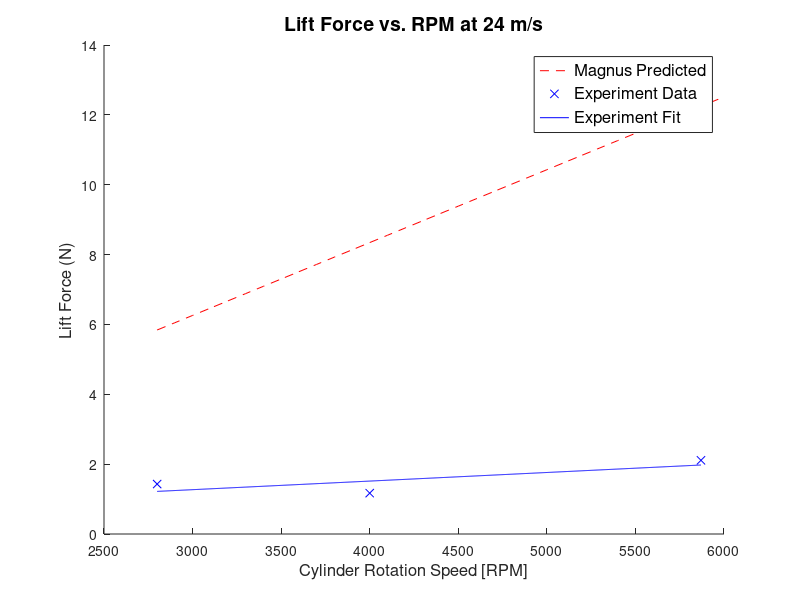
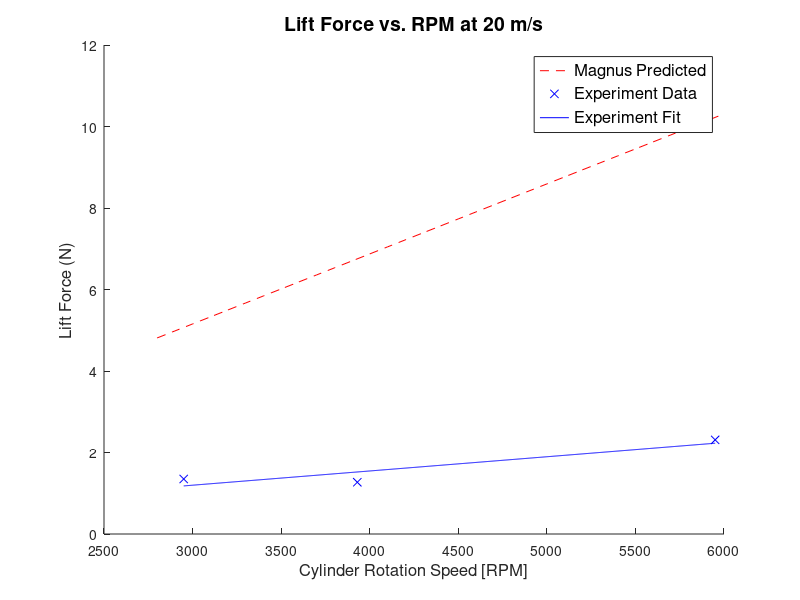
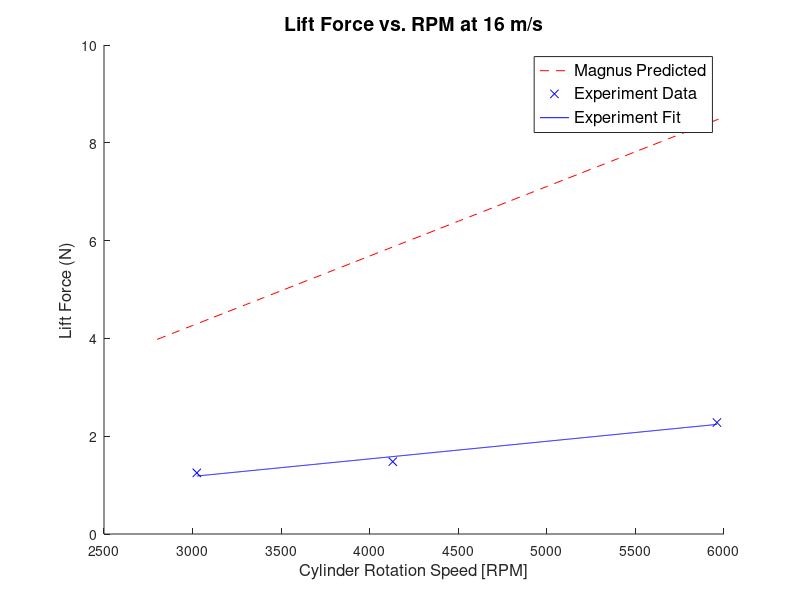
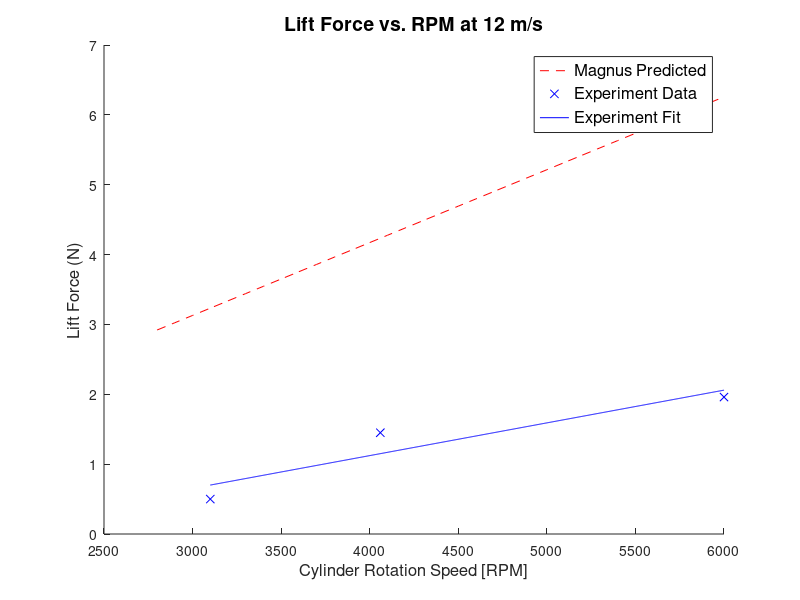

MATLAB code to generate these figures, in order: (Note: this script raises an error after producing the figures.)
clear all;
close all;

% Magnus Effect Overview
% Variables:
% FL: lift force - measured by force balance
% rho: air density - calculated from the day's atmospheric pressure
% v: air speed - calculated using pitot tube
% G: vortex strength - found using G = 2*pi*r^2*omega
%                                   r: cylinder radius
%                                   omega: RPM in rad/s
% L: characteristic length of the cylinder = diameter = 2*r
% FL = rho*v*G*L = rho*v*4*pi^2*r^2*omega*L = rho*v*4*pi^2*r^2*omega*L
% 
% Topics to analyze:
% 1. Effect of changing RPM on lift force at constant wind speed
%       - expect linear relationship
% 2. Effect of changing wind speed on lift force at constant RPM
%       - expect linear relationship
% 3. Effect of changing radius on lift force
%       - expect cubic relationship
% 4. Effect of linearly increasing wind speed on lift force
%       - expect linear relationship

%%%%%%%%%%%%%%%%%%%%%%%%%%%%%%%%%%%%%%%%%%%%%%%%%%%%%%%%%%
% Authors: Feng, Zhangxi; Popecki, Simon; Skinner, James %
% Course: ME646                                          %
% Project: Cylindrical Airfoil Magnus Effect             %
% Date: May 1, 2017                                      %
%%%%%%%%%%%%%%%%%%%%%%%%%%%%%%%%%%%%%%%%%%%%%%%%%%%%%%%%%%

%% Overall experiment variables
% See attached excel sheet for the experiment data
% windspeeds from pitot tube readings:
speed4 = 24.01946618; % [m/s]
speed3 = 19.78614266;
speed2 = 16.36650742;
speed1 = 12.00973309;
airrho = 1.2093;
% [kg/m^3] from ideal gas law and the barometric pressure of the day

%% 1. Effect of RPM on lift force at constant wind speed for each airfoil

%% stella - r = 57.91/2000; % radius in [m]
rStella = 57.91/2000;
LStella = 0.130175; % length of stella in meters
forceStella = [0.5,1.45,1.96;...
            1.25,1.48,2.28;...
            1.35,1.27,2.31;...
            1.43,1.17,2.11];
RPMStella = [3100,4060,6000;...
            3024,4130,5960;...
            2950,3930,5950;...
            2800,4000,5870]; % convert from [rpm] to [rps]
% expected relationship
RPMMagnusStella = (2800:100:6000); % [rpm]

% FL = 4*pi^2*r^2*rho*v*omega*L
FLStella4 = 4*pi^2*rStella^2*airrho*speed4.*RPMMagnusStella/60*LStella;
FLStella3 = 4*pi^2*rStella^2*airrho*speed3.*RPMMagnusStella/60*LStella;
FLStella2 = 4*pi^2*rStella^2*airrho*speed2.*RPMMagnusStella/60*LStella;
FLStella1 = 4*pi^2*rStella^2*airrho*speed1.*RPMMagnusStella/60*LStella;

% polyfitting data to line
% speed4
stellaFit4 = polyfit(RPMStella(4,:),forceStella(4,:),1);
stellaFit4x = 2800:(5870-2800)/1000:5870;
stellaFit4y = stellaFit4x*stellaFit4(1) + stellaFit4(2);
% speed3
stellaFit3 = polyfit(RPMStella(3,:),forceStella(3,:),1);
stellaFit3x = 2950:(5950-2950)/1000:5950;
stellaFit3y = stellaFit3x*stellaFit3(1) + stellaFit3(2);
% speed2
stellaFit2 = polyfit(RPMStella(2,:),forceStella(2,:),1);
stellaFit2x = 3024:(5960-3024)/1000:5960;
stellaFit2y = stellaFit2x*stellaFit2(1) + stellaFit2(2);
% speed1
stellaFit1 = polyfit(RPMStella(1,:),forceStella(1,:),1);
stellaFit1x = 3100:(6000-3100)/1000:6000;
stellaFit1y = stellaFit1x*stellaFit1(1) + stellaFit1(2);

% speed4 plots
figure;
hold on;
plot(RPMMagnusStella,FLStella4,'r--');
plot(RPMStella(4,:),forceStella(4,:),'bx',stellaFit4x,stellaFit4y,'b');
xlabel('Cylinder Rotation Speed [RPM]','FontSize',12);
ylabel('Lift Force (N)','FontSize',12);
title('Lift Force vs. RPM at 24 m/s','FontSize',14);
l = legend('Magnus Predicted','Experiment Data','Experiment Fit','Location','best');
set(l,'FontSize',12);

% speed3 plots
figure;
hold on;
plot(RPMMagnusStella,FLStella3,'r--');
plot(RPMStella(3,:),forceStella(3,:),'bx',stellaFit3x,stellaFit3y,'b');
xlabel('Cylinder Rotation Speed [RPM]','FontSize',12);
ylabel('Lift Force (N)','FontSize',12);
title('Lift Force vs. RPM at 20 m/s','FontSize',14);
l = legend('Magnus Predicted','Experiment Data','Experiment Fit','Location','best');
set(l,'FontSize',12);

% speed2 plots
figure;
hold on;
plot(RPMMagnusStella,FLStella2,'r--');
plot(RPMStella(2,:),forceStella(2,:),'bx',stellaFit2x,stellaFit2y,'b');
xlabel('Cylinder Rotation Speed [RPM]','FontSize',12);
ylabel('Lift Force (N)','FontSize',12);
title('Lift Force vs. RPM at 16 m/s','FontSize',14);
l = legend('Magnus Predicted','Experiment Data','Experiment Fit','Location','best');
set(l,'FontSize',12);

% speed1 plots
figure;
hold on;
plot(RPMMagnusStella,FLStella1,'r--');
plot(RPMStella(1,:),forceStella(1,:),'bx',stellaFit1x,stellaFit1y,'b');
xlabel('Cylinder Rotation Speed [RPM]','FontSize',12);
ylabel('Lift Force (N)','FontSize',12);
title('Lift Force vs. RPM at 12 m/s','FontSize',14);
l = legend('Magnus Predicted','Experiment Data','Experiment Fit','Location','best');
set(l,'FontSize',12);

%% Bud - r = 83.82/2000; % radius in [m]
rBud = 83.82/2000; % finding radius from diamter in [mm] to [m]
LBud = 0.1762125; % length of bud cylinder in meters
forceBud = [2.3,3.17,1.65;...
            0,0,0;...
            10.13,21.92,13.91;...
            10.25,13.11,8.97];
RPMBud = [3200,4940,5800;...
        0,0,0;...
        3291,4700,5844;...
        3100,4860,5916]; % convert from [rpm] to [rps]
% expected relationship
RPMMagnusBud = (2500:100:6000); % [rpm]

% FL = 4*pi^2*r^2*rho*v*omega*L
FLBud4 = 4*pi^2*rBud^2*airrho*speed4.*RPMMagnusBud/60*LBud;
FLBud3 = 4*pi^2*rBud^2*airrho*speed3.*RPMMagnusBud/60*LBud;
FLBud2 = 4*pi^2*rBud^2*airrho*speed2.*RPMMagnusBud/60*LBud;
FLBud1 = 4*pi^2*rBud^2*airrho*speed1.*RPMMagnusBud/60*LBud;

% polyfitting data to line
% speed4
budFit4 = polyfit(RPMBud(4,:),forceBud(4,:),1);
budFit4x = 3100:(5916-3100)/1000:5916;
budFit4y = budFit4x*budFit4(1) + budFit4(2);
% speed3
budFit3 = polyfit(RPMBud(3,:),forceBud(3,:),1);
budFit3x = 3291:(5844-3291)/1000:5844;
budFit3y = budFit3x*budFit3(1) + budFit3(2);
% speed1
budFit1 = polyfit(RPMBud(1,:),forceBud(1,:),1);
budFit1x = 3200:(5800-3200)/1000:5800;
budFit1y = budFit1x*budFit1(1) + budFit1(2);

% speed4 plots
figure;
hold on;
plot(RPMMagnusBud,FLBud4,'r--');
plot(RPMBud(4,:),forceBud(4,:),'bx',budFit4x,budFit4y,'b');
xlabel('Cylinder Rotation Speed [RPM]','FontSize',12);
ylabel('Lift Force (N)','FontSize',12);
title('Lift Force vs. RPM at 24 m/s','FontSize',14);
l = legend('Magnus Predicted','Experiment Data','Experiment Fit','Location','best');
set(l,'FontSize',12);

% speed3 plots
figure;
hold on;
plot(RPMMagnusBud,FLBud3,'r--');
plot(RPMBud(3,:),forceBud(3,:),'bx',budFit3x,budFit3y,'b');
xlabel('Cylinder Rotation Speed [RPM]','FontSize',12);
ylabel('Lift Force (N)','FontSize',12);
title('Lift Force vs. RPM at 20 m/s','FontSize',14);
l = legend('Magnus Predicted','Experiment Data','Experiment Fit','Location','best');
set(l,'FontSize',12);

% speed2 plot for Bud does not exist

% speed1 plots
figure;
hold on;
plot(RPMMagnusBud,FLBud1,'r--');
plot(RPMBud(1,:),forceBud(1,:),'bx',budFit1x,budFit1y,'b');
xlabel('Cylinder Rotation Speed [RPM]','FontSize',12);
ylabel('Lift Force (N)','FontSize',12);
title('Lift Force vs. RPM at 12 m/s','FontSize',14);
l = legend('Magnus Predicted','Experiment Data','Experiment Fit','Location','best');
set(l,'FontSize',12);

%% Quaker - r = 128.27/2000; % radius in [m]
rQuaker = 128.27/2000;
LQuaker = 0.2286; % length of quaker oats cylinder in meters
forceQuaker = [3.72,3.14,4.35;...
            6,4.97,5.26;...
            8.42,7.25,7.67;...
            10.6,15.5,10.43];
RPMQuaker = [3720,4560,5560;...
            3660,4470,5630;...
            3675,4050,5500;...
            3000,3160,5200]; % convert from [rpm] to [rps]
% expected relationship
RPMMagnusQuaker = (2500:100:6000); % [rpm]

% FL = 4*pi^2*r^2*rho*v*omega*L
FLQuaker4 = 4*pi^2*rQuaker^2*airrho*speed4.*RPMMagnusQuaker/60*LQuaker;
FLQuaker3 = 4*pi^2*rQuaker^2*airrho*speed3.*RPMMagnusQuaker/60*LQuaker;
FLQuaker2 = 4*pi^2*rQuaker^2*airrho*speed2.*RPMMagnusQuaker/60*LQuaker;
FLQuaker1 = 4*pi^2*rQuaker^2*airrho*speed1.*RPMMagnusQuaker/60*LQuaker;

% polyfitting data to line
% speed4
quakerFit4 = polyfit(RPMQuaker(4,:),forceQuaker(4,:),1);
quakerFit4x = 3000:(5200-3000)/1000:5200;
quakerFit4y = quakerFit4x*quakerFit4(1) + quakerFit4(2);
% speed3
quakerFit3 = polyfit(RPMQuaker(3,:),forceQuaker(3,:),1);
quakerFit3x = 3675:(5500-3675)/1000:5500;
quakerFit3y = quakerFit3x*quakerFit3(1) + quakerFit3(2);
% speed2
quakerFit2 = polyfit(RPMQuaker(2,:),forceQuaker(2,:),1);
quakerFit2x = 3660:(5630-3660)/1000:5630;
quakerFit2y = quakerFit2x*quakerFit2(1) + quakerFit2(2);
% speed1
quakerFit1 = polyfit(RPMQuaker(1,:),forceQuaker(1,:),1);
quakerFit1x = 3720:(5560-3720)/1000:5560;
quakerFit1y = quakerFit1x*quakerFit1(1) + quakerFit1(2);

% speed4 plots
figure;
hold on;
plot(RPMMagnusQuaker,FLQuaker4,'r--');
plot(RPMQuaker(4,:),forceQuaker(4,:),'bx',quakerFit4x,quakerFit4y,'b');
xlabel('Cylinder Rotation Speed [RPM]','FontSize',12);
ylabel('Lift Force (N)','FontSize',12);
title('Lift Force vs. RPM at 24 m/s','FontSize',14);
l = legend('Magnus Predicted','Experiment Data','Experiment Fit','Location','best');
set(l,'FontSize',12);

% speed3 plots
figure;
hold on;
plot(RPMMagnusQuaker,FLQuaker3,'r--');
plot(RPMQuaker(3,:),forceQuaker(3,:),'bx',quakerFit3x,quakerFit3y,'b');
xlabel('Cylinder Rotation Speed [RPM]','FontSize',12);
ylabel('Lift Force (N)','FontSize',12);
title('Lift Force vs. RPM at 20 m/s','FontSize',14);
l = legend('Magnus Predicted','Experiment Data','Experiment Fit','Location','best');
set(l,'FontSize',12);

% speed2 plots
figure;
hold on;
plot(RPMMagnusQuaker,FLQuaker2,'r--');
plot(RPMQuaker(2,:),forceQuaker(2,:),'bx',quakerFit2x,quakerFit2y,'b');
xlabel('Cylinder Rotation Speed [RPM]','FontSize',12);
ylabel('Lift Force (N)','FontSize',12);
title('Lift Force vs. RPM at 16 m/s','FontSize',14);
l = legend('Magnus Predicted','Experiment Data','Experiment Fit','Location','best');
set(l,'FontSize',12);

% speed1 plots
figure;
hold on;
plot(RPMMagnusQuaker,FLQuaker1,'r--');
plot(RPMQuaker(1,:),forceQuaker(1,:),'bx',quakerFit1x,quakerFit1y,'b');
xlabel('Cylinder Rotation Speed [RPM]','FontSize',12);
ylabel('Lift Force (N)','FontSize',12);
title('Lift Force vs. RPM at 12 m/s','FontSize',14);
l = legend('Magnus Predicted','Experiment Data','Experiment Fit','Location','best');
set(l,'FontSize',12);

%% comparison to theory completed, looking for patterns within the collected
% data
% plot of just the experimental data
% quaker oats cylinder
figure;
hold on;
plot(RPMQuaker(4,:),forceQuaker(4,:),'--*');
plot(RPMQuaker(3,:),forceQuaker(3,:),'--x');
plot(RPMQuaker(2,:),forceQuaker(2,:),'--d');
plot(RPMQuaker(1,:),forceQuaker(1,:),'--s');
grid on;
xlabel('Rotation Speed (RPM)','FontSize',12);
ylabel('Life Force (N)','FontSize',12);
title({'Measured Lift Force of Quaker Oats Cylinder vs. RPM','at Constant Wind Speeds'},'FontSize',14);
l = legend('Location','best','24 m/s','20 m/s','16 m/s','12 m/s');
set(l,'FontSize',12);

% Bud Heavy cylinder
figure;
hold on;
plot(RPMBud(4,:),forceBud(4,:),'--*');
plot(RPMBud(3,:),forceBud(3,:),'--x');
plot(RPMBud(1,:),forceBud(1,:),'--s');
grid on;
xlabel('Rotation Speed (RPM)','FontSize',12);
ylabel('Life Force (N)','FontSize',12);
title({'Measured Lift Force of Bud Heavy Cylinder vs. RPM','at Constant Wind Speeds'},'FontSize',14);
l = legend('Location','best','24 m/s','20 m/s','12 m/s');
set(l,'FontSize',12);
text(3250,22.5,'16 m/s wind speed has no data','FontSize',12);

% Quaker cylinder
figure;
hold on;
plot(RPMQuaker(4,:),forceQuaker(4,:),'--*');
plot(RPMQuaker(3,:),forceQuaker(3,:),'--x');
plot(RPMQuaker(2,:),forceQuaker(2,:),'--d');
plot(RPMQuaker(1,:),forceQuaker(1,:),'--s');
grid on;
xlabel('Rotation Speed (RPM)','FontSize',12);
ylabel('Life Force (N)','FontSize',12);
title({'Measured Lift Force of Quaker Cylinder vs. RPM','at Constant Wind Speeds'},'FontSize',14);
l = legend('Location','best','24 m/s','20 m/s','16 m/s','12 m/s');
set(l,'FontSize',12);

% %% 2. Effect of changing wind speed on lift force
% % Experiment was conducted to have approximately the same RPM. Assuming the
% % difference in lift force from <300 RPM difference is negligible for the
% % purpose of seeking a pattern.
% speeds = [speed4,speed3,speed2,speed1];
% 
% % Stella Cylinder
% figure;
% hold on;
% plot(speeds,forceStella(:,1),'--*');
% plot(speeds,forceStella(:,2),'-.x');
% plot(speeds,forceStella(:,3),'k:d');
% xlim([10 26]);
% xlabel('Wind Speeds (m/s)');
% ylabel('Lift Force (N)');
% title('Effect of Wind Speed on Stella Cylinder Lift Force Assuming Constant RPM');
% legend('Location','best','~3000 RPM','~4000 RPM','~6000 RPM');
% 
% % Bud Cylinder
% figure;
% hold on;
% plot(speeds([1,2,4]),forceBud([1,2,4],1),'--*');
% plot(speeds([1,2,4]),forceBud([1,2,4],2),'-.x');
% plot(speeds([1,2,4]),forceBud([1,2,4],3),'k:d');
% xlim([10 26]);
% xlabel('Wind Speeds (m/s)');
% ylabel('Lift Force (N)');
% title('Effect of Wind Speed on Bud Cylinder Lift Force Assuming Constant RPM');
% legend('Location','best','~3000 RPM','~5000 RPM','~6000 RPM');
% 
% % Oats Cylinder
% figure;
% hold on;
% plot(speeds,forceQuaker(:,1),'--*');
% plot(speeds,forceQuaker(:,2),'-.x');
% plot(speeds,forceQuaker(:,3),'k:d');
% xlim([10 26]);
% xlabel('Wind Speeds (m/s)');
% ylabel('Lift Force (N)');
% title('Effect of Wind Speed on Oats Cylinder Lift Force Assuming Constant RPM');
% legend('Location','best','~3500 RPM','~4250 RPM','~5500 RPM');
% 
% %% 3. Effect of radius on lift force - After completing previous two sections
% % wind speed 23.8 m/s
% d1 = 57.91/1000; % stella diameter in meters
% d2 = 83.82/1000; % budweiser diameter in meters
% d3 = 128.27/1000; % quaker oats diameter in meters
% 
% % lift force of stella diameter at 23.8 wind speed at around 3000 RPM
% fl1_v238_R3000 = 1.43; % [N]
% fl2_v238_R3000 = 10.25; % [N]
% fl3_v238_R3000 = 10.6; % [N]
